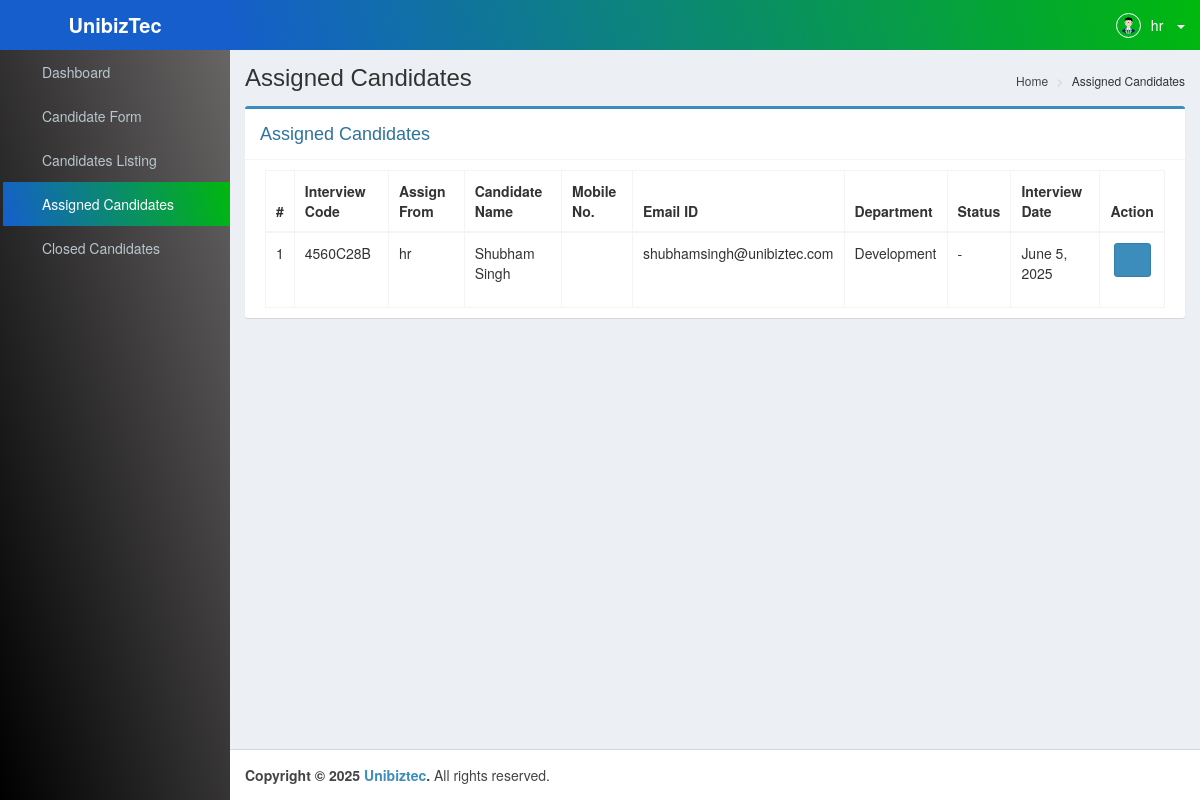
Page /assigned-candidates/ (signed in) on the committed database.
### hrmsApp/models.py (models this page shows, shortened)
class Candidate(models.Model):
    token=models.CharField(max_length=15)
    dept_id=models.ForeignKey(Department,on_delete=models.CASCADE,related_name='candidate')
    apply_for=models.ForeignKey(JobRole, on_delete=models.CASCADE, related_name='candidates')
    int_date=models.DateField(default=date.today)
    referred=models.CharField(max_length=50)
    emp_name=models.CharField(max_length=70,null=True,blank=True)
    emp_id=models.CharField(max_length=30,null=True,blank=True)
    source=models.CharField(max_length=30,null=True,blank=True)
    location=models.CharField(max_length=50)
    shift=models.CharField(max_length=30)
    r_shift=models.CharField(max_length=30)
    name=models.CharField(max_length=70)
    father_name=models.CharField(max_length=70,null=True,blank=True)
    mobile=models.CharField(max_length=30,null=True,blank=True)
    email=models.EmailField(unique=True,null=True,blank=True)
    dob=models.DateField(null=True,blank=True)
    gender=models.CharField(max_length=30,null=True,blank=True)
    address=models.CharField(max_length=100,null=True,blank=True)
    designation=models.CharField(max_length=100,null=True,blank=True)
    salary=models.CharField(max_length=100,null=True,blank=True)
    doj=models.DateField(null=True,blank=True)
    reporting_time=models.CharField(max_length=100,null=True,blank=True)
    bgv_link=models.IntegerField(default=0)
    bgv_sent_on=models.DateField(null=True,blank=True)
    bgv_received_on=models.DateField(null=True,blank=True)
    doc_link=models.IntegerField(default=0)
    cand_status=models.IntegerField(default=0,help_text="0=>In Process | 1=>Rejected | 2=>On board")
    status=models.IntegerField(default=1)
    created_at = models.DateTimeField(auto_now_add=True)
    updated_at = models.DateTimeField(auto_now=True)

class Department(models.Model):
    dept_name= models.CharField(max_length=70)

class Assign(models.Model):
    candidate=models.ForeignKey(Candidate,on_delete=models.CASCADE,related_name='candidate_d')
    assign_from=models.ForeignKey(User,on_delete=models.CASCADE,related_name="assigned_from")
    assign_to=models.ForeignKey(User,on_delete=models.CASCADE,null=True,blank=True,related_name="assigned_to")
    int_mode=models.CharField(max_length=30)
    int_date=models.DateField(null=True,blank=True)
    int_time=models.CharField(max_length=30,null=True,blank=True)
    int_round=models.IntegerField(default=0,help_text="0=>Assign to HR | 1=>HR Remarked | 2=>Assign to TL | 3=> TL Remarked | 4=>Assign to Manager | 5=>Manager Remarked | 6=>Final Remarked | 7=>BGV Remarked")

### hrmsApp/views.py (the view)
# urls.py: path('assigned-candidates/',views.assigned_candidate_listing,name="assigned_candidates"),
def assigned_candidate_listing(request):
    assigned = User.objects.get(id=request.user.id)
    assigned_data = Assign.objects.filter(assign_to=assigned)
    data = Candidate.objects.filter(
    id__in=assigned_data.values_list('candidate_id', flat=True),
    status=1
    )
    assign_from_map = {
        assign.candidate_id: {
            'assign_from': assign.assign_from,
            'int_date': assign.int_date
        }
        for assign in assigned_data
    }
    candidate_info = []
    for candidate in data:
        assign_info = assign_from_map.get(candidate.id)
        candidate_info.append({
            'candidate': candidate,
            'assign_from': assign_info['assign_from'] if assign_info else None,
            'int_date': assign_info['int_date'] if assign_info else None
        })
    return render(request, 'pages/assigned-candidates.html',{'data':candidate_info})

### hrmsApp/context_processors.py (called while the page is built)
def current_year(request):
    return {'current_year': datetime.datetime.now().year}

### hrmsApp/templates/pages/assigned-candidates.html (shortened to what this page needs)
{% extends 'layouts/base.html' %}
{% block content %}
{% load custom_tags %}
<div class="content-wrapper">
    <section class="content-header">
        <h1>
            Assigned Candidates
        </h1>
        <ol class="breadcrumb">
            <li>
                <a href="{% url 'dashboard' %}"><i class="fa fa-dashboard"></i> Home</a>
            </li>
            <li>Assigned Candidates</li>
        </ol>
    </section>
    <section class="content">
        <div class="row">
            <div class="col-md-12">
                <div class="box box-primary">
                    <div class="box-header with-border">
                        <h3 class="box-title">Assigned Candidates</h3>
                    </div>
                        <div class="box-body">
                            <table id="can_table" class="table table-bordered table-hover">
                                <thead>
                                    <tr>
                                        <th>#</th>
                                        <th>Interview Code</th>
                                        <th>Assign From</th>
                                        <th>Candidate Name</th>
                                        <th>Mobile No.</th>
                                        <th>Email ID</th>
                                        <th>Department</th>
                                        <th>Status</th>
                                        <th>Interview Date</th>
                                        <th>
                                            <center>Action</center>
                                        </th>
                                    </tr>
                                </thead>
                                <tbody>
                                    {% for d in data %}
                                    <tr>
                                        <td>{{ forloop.counter }}</td>
                                        <td>{{d.candidate.token}}</td>
                                        <td>{{d.assign_from}}</td>
                                        <td>{{d.candidate.name}}</td>
                                        <td>{{d.candidate.mobile}}</td>
                                        <td>{{d.candidate.email}}</td>
                                        <td>{{d.candidate.dept_id.dept_name|default:''}}</td>
                                        <td>-</td>
                                        <td>{{d.int_date}}</td>
                                        <td>
                                            <center>
                                                <a class="btn btn-primary" href="{% url 'candidate_info' token=d.candidate.token %}" title="View"><i class="fa fa-arrows"></i></a>&nbsp;&nbsp;
                                            </center>
                                        </td>
                                    </tr>
                                    {% endfor %}
                                </tbody>
                            </table>
                        </div>
                </div>
            </div>
        </div>
    </section>
</div>
{% endblock content %}

### hrmsApp/templates/layouts/base.html (shortened to what this page needs)
<!DOCTYPE html>
<html>
<head>
  {% load static %}
  <link rel="stylesheet" type="text/css" href="{% static 'css/bootstrap.css' %}" />
  <link rel="stylesheet" type="text/css" href="{% static 'css/font-awesome.css' %}" />
  <link rel="stylesheet" type="text/css" href="{% static 'css/ionicons.css' %}" />
  <link rel="stylesheet" type="text/css" href="{% static 'css/AdminLTE.css' %}" />
  <link rel="stylesheet" type="text/css" href="{% static 'css/all-skins.css' %}" />
  <link rel="stylesheet" type="text/css" href="{% static 'css/bootstrap-timepicker.min.css' %}" />
  <link rel="stylesheet" type="text/css" href="{% static 'css/bootstrap-datepicker.css' %}" />
  <link rel="stylesheet" type="text/css" href="{% static 'css/dataTables.bootstrap.css' %}">
  <link rel="stylesheet" type="text/css" href="{% static 'css/switchery.min.css' %}" rel="stylesheet" />
  <link rel="stylesheet" type="text/css" href="https://cdn.datatables.net/buttons/1.6.5/css/buttons.dataTables.min.css" rel="stylesheet" />
  <link href="{% static 'css/toastr.min.css' %}" rel="stylesheet">
</head>
<body class="hold-transition skin-blue sidebar-mini">
  <div class="wrapper">
    <header class="main-header">
      <a href="{% url 'dashboard' %}" class="logo">
        <span class="logo-lg"><b>UnibizTec</b></span>
      </a>
      <nav class="navbar navbar-static-top" role="navigation">
        <a href="#" class="sidebar-toggle" data-toggle="push-menu" role="button">
        </a>
        <div class="navbar-custom-menu">
          <ul class="nav navbar-nav">
            <li class="dropdown user user-menu">
              <ul class="nav navbar-nav navbar-left">
                <li class="dropdown user user-menu">
                  <a href="#" class="dropdown-toggle" data-toggle="dropdown">
                    <img src="{% static 'images/avatar.png' %}" class="user-image" alt="Administrator">
                    <span class="hidden-xs">{{request.user}}</span>
                    &nbsp; <span class="caret"></span>
                  </a>
                </li>
                <li>
                  <a href="javascript:void(0);" data-toggle="control-sidebar"></a>
                </li>
               </ul>
            </li>
          </ul>
        </div>
      </nav>
    </header>
    {% include "includes/sidebar.html" %}
    {% block content %} {% endblock content %}
    <footer class="main-footer">
        <strong>Copyright &copy; {% now "Y" %} <a href="{% url 'login' %}" target="_blank">Unibiztec</a>.</strong> All rights reserved.
      </footer>
    </div>
  </body>
  </html>

### hrmsApp/static/css/all-skins.css (style rules this page uses)
.skin-blue .main-header .navbar { background: transparent linear-gradient(254deg, #00B80D 0%, #155ECC 100%) 0% 0% no-repeat padding-box; }
.skin-blue .main-header .navbar .nav > li > a { color: #ffffff; }
.skin-blue .main-header .navbar .sidebar-toggle { color: #ffffff; }
.skin-blue .main-header .navbar .sidebar-toggle { color: #fff; }
.skin-blue .main-header .logo { background: transparent linear-gradient(254deg, #155ECC 0%, #155ECC 100%) 0% 0% no-repeat padding-box; color: #ffffff; border-bottom: 0 solid transparent; }
.skin-blue .content-header { background: transparent; }
.skin-blue .wrapper, .skin-blue .main-sidebar, .skin-blue .left-side { background: transparent linear-gradient(254deg, #6b6868 0%, #000000 100%) 0% 0% no-repeat padding-box; }

### hrmsApp/templates/layouts/base.html (style rules this page uses)
li.dropdown.user.user-menu { float: right; }

### rows in the picture
Candidate: candidate.token "4560C28B", assign_from "hr", candidate.name "Shubham Singh", candidate.email "shubhamsingh@unibiztec.com", candidate.dept_id.dept_name "Development", int_date "June 5, 2025"

### other values in the picture
{{ request.user }} "hr"
